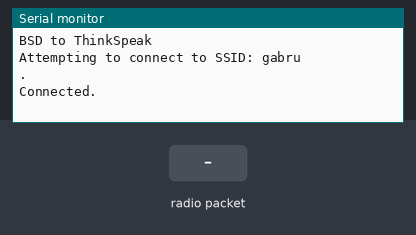
A sketch run on a simulated ESP32. Parts: the last lines printed to the serial monitor. Inputs (shaded band) come from the test bench. WiFi joins after 1.5 s; servers stay silent unless stated; no radio packets arrive unless stated.

Above: at 6.2 s.
6.3 s: radio packet "_" arrives
At 7.1 s:
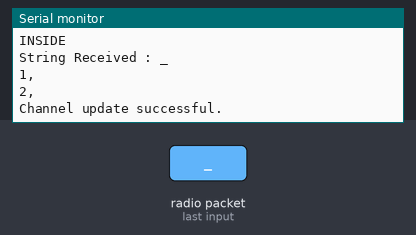
7.8 s: radio packet "1" arrives
At 8.01 s:
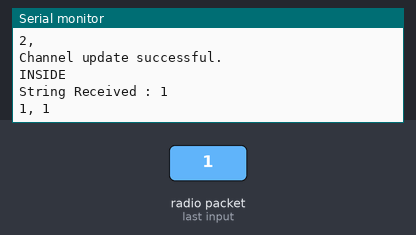

Measured:
- after the input at 6.3 s, the serial monitor: prints a new line at once (image 1)
- after the input at 7.8 s, the serial monitor: prints a new line at once (image 2)

The sketch:

BSD_to_Thinkspeak.ino
```cpp
#include <SPI.h>
#include <LoRa.h>
#include <Wire.h>

#define ss 5
#define rst 33
#define dio0 32

#include <WiFi.h>
#include "ThingSpeak.h"     // always include thingspeak header file after other header files and custom macros

char ssid[] = "gabru";      // your network SSID (name)
char pass[] = "gabru597";   // your network password
int keyIndex = 0;           // your network key Index number (needed only for WEP)
WiFiClient  client;

unsigned long myChannelNumber = 1868059;
const char * myWriteAPIKey = "XFE6ZU03PE9F9FKZ";

char str[100];
char value[30];

void setup() {
  Serial.begin(115200);
  while (!Serial);
  Serial.println("BSD to ThinkSpeak");

  LoRa.setPins(ss, rst, dio0);
  if (!LoRa.begin(433E6)) {
    Serial.println("Starting LoRa failed!");
    while (1);
  }

  LoRa.setSyncWord(0xA5);
  LoRa.setSpreadingFactor(10);
  LoRa.setSignalBandwidth(62.5E3);

  WiFi.mode(WIFI_STA);
  ThingSpeak.begin(client);  // Initialize ThingSpeak

  if(WiFi.status() != WL_CONNECTED){
    Serial.print("Attempting to connect to SSID: ");
    Serial.println(ssid);
    while(WiFi.status() != WL_CONNECTED){
      WiFi.begin(ssid, pass);  // Connect to WPA/WPA2 network. Change this line if using open or WEP network
      Serial.print(".");
      delay(5000);
    }
    Serial.println("\nConnected.");
  }
}

void loop() {

  int packetSize = LoRa.parsePacket();
  if (packetSize) {
    Serial.println("INSIDE");
    uint8_t count = 0;
    while (LoRa.available()) {
    str[count++] = (char)LoRa.read();
    }
    str[count] = '\0';

    Serial.print("String Received : ");
    Serial.println(str);

    /*** Now Starting extracting data from string ***/
      int i = 0;
      int j = 0;
      int flag = 1;

      while(str[i]!='\0')
      {
        if(str[i]=='_') {
          value[j] = '\0';
          ThingSpeak.setField(flag, value);
          Serial.print(flag);
          Serial.print(", ");
          Serial.println(value);
          flag++;
          j=0;
        }
        else value[j++] = str[i];
        i++;
      }

        Serial.print(flag);
        Serial.print(", ");
        Serial.println(value);
      int x = ThingSpeak.writeFields(myChannelNumber, myWriteAPIKey);
      if(x == 200){
      Serial.println("Channel update successful.");
    }
    else{
      Serial.println("Problem updating channel. HTTP error code " + String(x));
    }
  }
}
```
